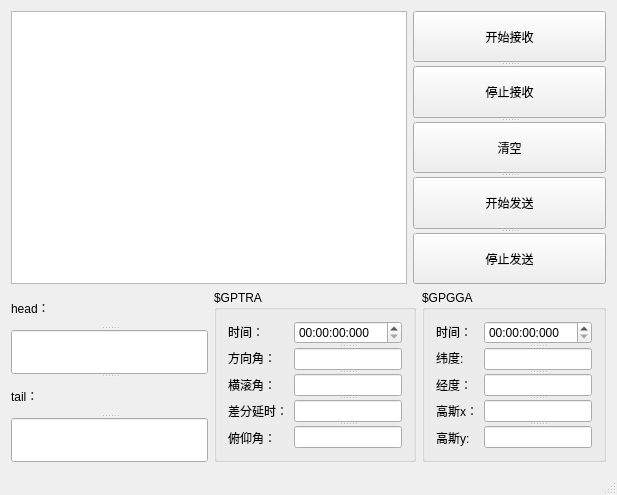
<?xml version="1.0" encoding="UTF-8"?>
<ui version="4.0">
 <class>MainWindow</class>
 <widget class="QMainWindow" name="MainWindow">
  <property name="geometry">
   <rect>
    <x>0</x>
    <y>0</y>
    <width>617</width>
    <height>495</height>
   </rect>
  </property>
  <property name="sizePolicy">
   <sizepolicy hsizetype="Expanding" vsizetype="Preferred">
    <horstretch>0</horstretch>
    <verstretch>0</verstretch>
   </sizepolicy>
  </property>
  <property name="windowTitle">
   <string>GPS串口通讯程序</string>
  </property>
  <widget class="QWidget" name="centralWidget">
   <property name="sizePolicy">
    <sizepolicy hsizetype="Expanding" vsizetype="Expanding">
     <horstretch>0</horstretch>
     <verstretch>0</verstretch>
    </sizepolicy>
   </property>
   <layout class="QGridLayout" name="gridLayout_3">
    <item row="1" column="1" colspan="2">
     <layout class="QHBoxLayout" name="horizontalLayout">
      <item>
       <widget class="QGroupBox" name="groupBox">
        <property name="sizePolicy">
         <sizepolicy hsizetype="Expanding" vsizetype="Preferred">
          <horstretch>0</horstretch>
          <verstretch>0</verstretch>
         </sizepolicy>
        </property>
        <property name="title">
         <string>$GPTRA</string>
        </property>
        <layout class="QGridLayout" name="gridLayout">
         <item row="0" column="1" rowspan="5">
          <widget class="QSplitter" name="splitter">
           <property name="orientation">
            <enum>Qt::Vertical</enum>
           </property>
           <widget class="QTimeEdit" name="TRATime">
            <property name="displayFormat">
             <string>HH:mm:ss:zzz</string>
            </property>
           </widget>
           <widget class="QLineEdit" name="m_pitch"/>
           <widget class="QLineEdit" name="m_roll"/>
           <widget class="QLineEdit" name="m_delay"/>
           <widget class="QLineEdit" name="m_heading"/>
          </widget>
         </item>
         <item row="3" column="0">
          <widget class="QLabel" name="label_4">
           <property name="text">
            <string>差分延时：</string>
           </property>
          </widget>
         </item>
         <item row="4" column="0">
          <widget class="QLabel" name="label_5">
           <property name="text">
            <string>俯仰角：</string>
           </property>
          </widget>
         </item>
         <item row="1" column="0">
          <widget class="QLabel" name="label_2">
           <property name="text">
            <string>方向角：</string>
           </property>
          </widget>
         </item>
         <item row="2" column="0">
          <widget class="QLabel" name="label_3">
           <property name="text">
            <string>横滚角：</string>
           </property>
          </widget>
         </item>
         <item row="0" column="0">
          <widget class="QLabel" name="label">
           <property name="text">
            <string>时间：</string>
           </property>
          </widget>
         </item>
        </layout>
       </widget>
      </item>
      <item>
       <widget class="QGroupBox" name="groupBox_2">
        <property name="sizePolicy">
         <sizepolicy hsizetype="Expanding" vsizetype="Preferred">
          <horstretch>0</horstretch>
          <verstretch>0</verstretch>
         </sizepolicy>
        </property>
        <property name="title">
         <string>$GPGGA</string>
        </property>
        <layout class="QGridLayout" name="gridLayout_2">
         <item row="0" column="0">
          <widget class="QLabel" name="label_8">
           <property name="text">
            <string>时间：</string>
           </property>
          </widget>
         </item>
         <item row="0" column="1" rowspan="5">
          <widget class="QSplitter" name="splitter_2">
           <property name="orientation">
            <enum>Qt::Vertical</enum>
           </property>
           <widget class="QTimeEdit" name="GGATime">
            <property name="displayFormat">
             <string>HH:mm:ss:zzz</string>
            </property>
           </widget>
           <widget class="QLineEdit" name="m_lat"/>
           <widget class="QLineEdit" name="m_lon"/>
           <widget class="QLineEdit" name="m_GAOSx"/>
           <widget class="QLineEdit" name="m_GAOSy"/>
          </widget>
         </item>
         <item row="1" column="0">
          <widget class="QLabel" name="label_9">
           <property name="text">
            <string>纬度:</string>
           </property>
          </widget>
         </item>
         <item row="2" column="0">
          <widget class="QLabel" name="label_10">
           <property name="text">
            <string>经度：</string>
           </property>
          </widget>
         </item>
         <item row="3" column="0">
          <widget class="QLabel" name="label_11">
           <property name="text">
            <string>高斯x：</string>
           </property>
          </widget>
         </item>
         <item row="4" column="0">
          <widget class="QLabel" name="label_12">
           <property name="text">
            <string>高斯y:</string>
           </property>
          </widget>
         </item>
        </layout>
       </widget>
      </item>
     </layout>
    </item>
    <item row="1" column="0">
     <widget class="QSplitter" name="splitter_4">
      <property name="sizePolicy">
       <sizepolicy hsizetype="Expanding" vsizetype="Preferred">
        <horstretch>0</horstretch>
        <verstretch>0</verstretch>
       </sizepolicy>
      </property>
      <property name="orientation">
       <enum>Qt::Vertical</enum>
      </property>
      <widget class="QLabel" name="label_6">
       <property name="text">
        <string>head：</string>
       </property>
      </widget>
      <widget class="QLineEdit" name="m_headNum"/>
      <widget class="QLabel" name="label_7">
       <property name="text">
        <string>tail：</string>
       </property>
      </widget>
      <widget class="QLineEdit" name="m_tailNum"/>
     </widget>
    </item>
    <item row="0" column="2">
     <widget class="QSplitter" name="splitter_3">
      <property name="sizePolicy">
       <sizepolicy hsizetype="Preferred" vsizetype="Expanding">
        <horstretch>0</horstretch>
        <verstretch>0</verstretch>
       </sizepolicy>
      </property>
      <property name="orientation">
       <enum>Qt::Vertical</enum>
      </property>
      <widget class="QPushButton" name="GetData">
       <property name="text">
        <string>开始接收</string>
       </property>
      </widget>
      <widget class="QPushButton" name="StopGet">
       <property name="text">
        <string>停止接收</string>
       </property>
      </widget>
      <widget class="QPushButton" name="CleanEdit">
       <property name="text">
        <string>清空</string>
       </property>
      </widget>
      <widget class="QPushButton" name="Send">
       <property name="text">
        <string>开始发送</string>
       </property>
      </widget>
      <widget class="QPushButton" name="StopSend">
       <property name="sizePolicy">
        <sizepolicy hsizetype="Preferred" vsizetype="Preferred">
         <horstretch>0</horstretch>
         <verstretch>0</verstretch>
        </sizepolicy>
       </property>
       <property name="text">
        <string>停止发送</string>
       </property>
      </widget>
     </widget>
    </item>
    <item row="0" column="0" colspan="2">
     <widget class="QTextBrowser" name="m_GET"/>
    </item>
   </layout>
  </widget>
  <widget class="QStatusBar" name="statusBar"/>
 </widget>
 <layoutdefault spacing="6" margin="11"/>
 <resources/>
 <connections/>
</ui>
